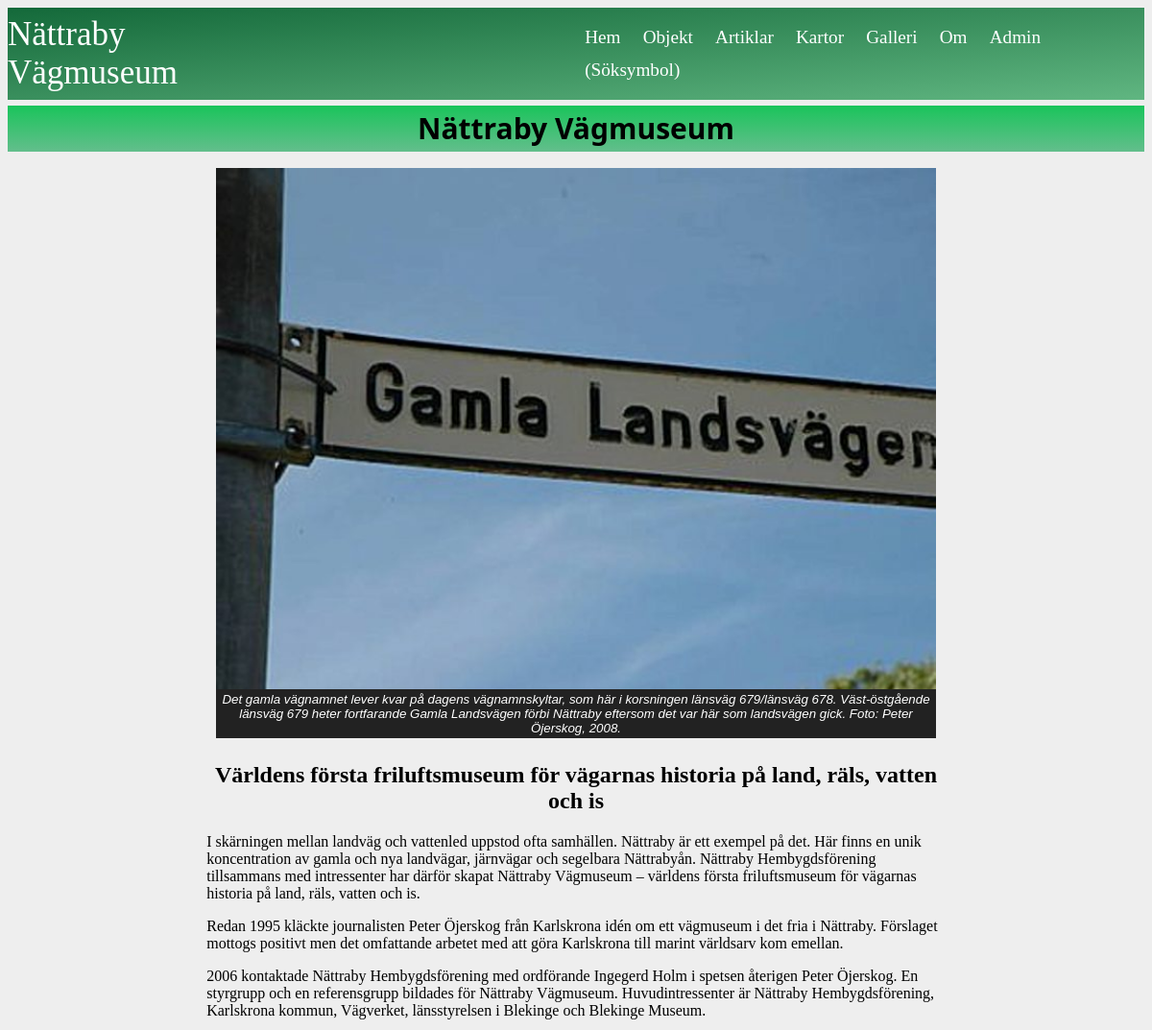
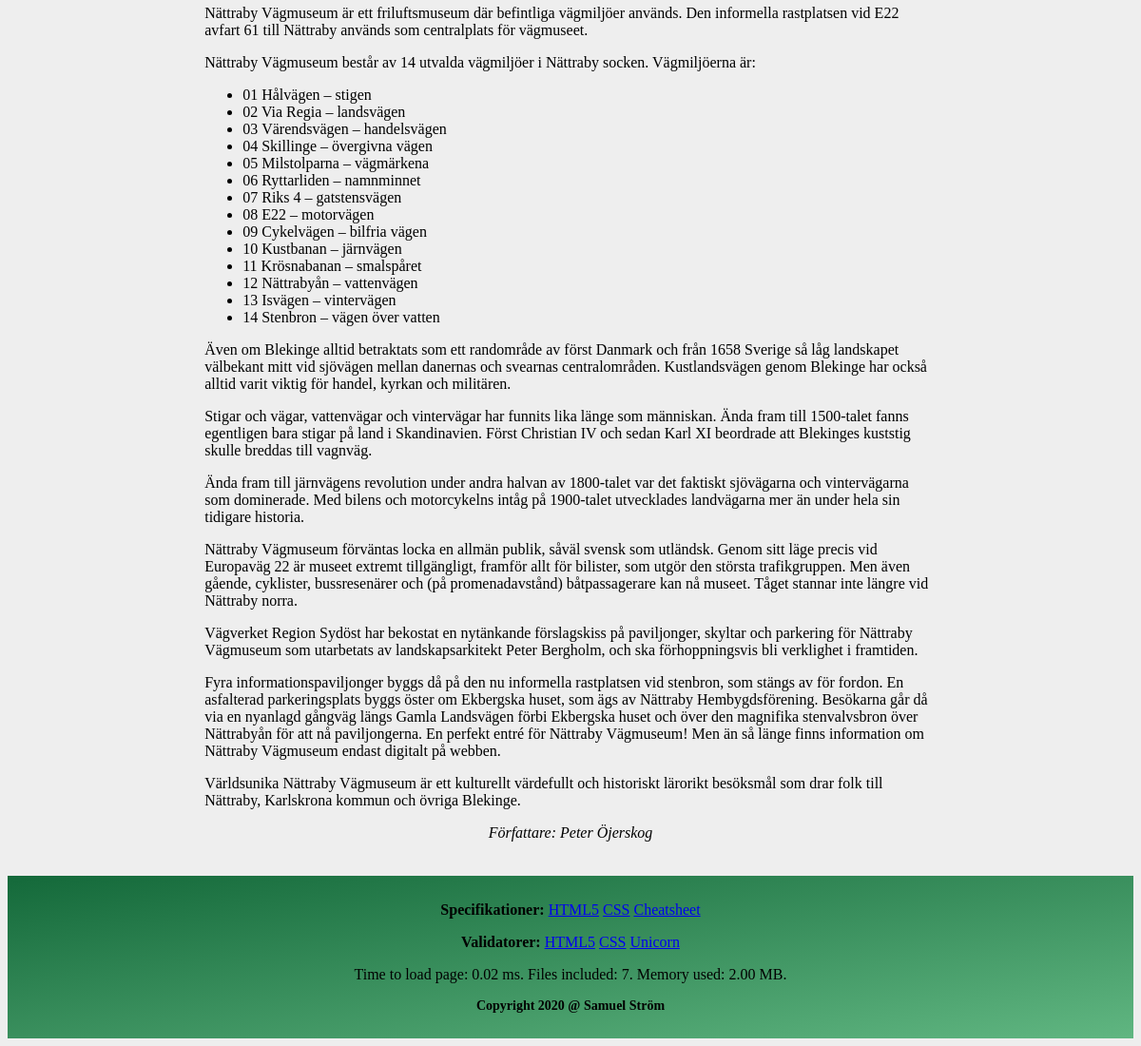
The page / on the database its author committed (2 pictures, top to bottom).
### tables this page shows
CREATE TABLE article
(
    id INTEGER PRIMARY KEY NOT NULL,
    name TEXT UNIQUE NOT NULL,
    title TEXT NOT NULL,
    data TEXT NOT NULL,
    author TEXT NOT NULL,
    gps TEXT,
    mapImage TEXT,
    image1 TEXT,
    image1Alt TEXT,
    image1Text, TEXT,
    image2 TEXT,
    image2Alt TEXT,
    image2Text TEXT
);

### src/functions.php (called while the page is built, shortened)
        <?php
function getStartPage($db, $id) {
    $sql = "SELECT * FROM article WHERE id = :id";
    $stmt = $db->prepare($sql);
    $stmt->execute([':id' => $id]);
    return $stmt->fetchAll(PDO::FETCH_ASSOC);
}
    ?>

### index.php (the view, shortened to what this page needs)
<?php
require __DIR__ . "/src/functions.php";
require __DIR__ . "/config.php";
include("incl/header.php");
$id = 2;
$res = getStartPage($db, $id);
foreach ($res as $row) {
    $image1 = $row['image1'];
    $image1Alt = $row['image1Alt'];
    $image1Text = $row['image1Text'];
    $data = $row['data'];
    $author = $row['author'];
    echo <<<EOD
            <figure class="object-img">
            <img src="img/500/$image1" alt="$image1Alt']">
            <figcaption>$image1Text</figcaption>
            </figure>
            <div class="text-container">
            <p>$data</p>
            </div>
            <p class="author">Författare: $author</p>
            </article>
        EOD;
}
include("incl/footer.php");

### css/style.css (style rules this page uses)
body { background: #eee; }
figure { clear: both; }
.object-img { display: flex; flex-flow: column; padding: 5px; width: 750px; margin: 1% auto; }
.object-img figcaption { background-color: #222; color: #fff; font: italic smaller sans-serif; padding: 3px; text-align: center; }
.text-container { width: 65%; margin: auto; text-align: left; }
.text-container h2 { text-align: center; }
.author { font: italic medium Georgia; text-align: center; }

### rows shown on the page
article: image1 (picture), image1Text "Det gamla vägnamnet lever kvar på dagens vägnamnskyltar, som här i korsningen länsväg 679/länsväg 678. Väst-östgående länsväg 679 heter fortfarande Gamla Landsvägen förbi Nättraby eftersom det var här som landsvägen gick. Foto: Peter Öjerskog, 2008.", data "Världens första friluftsmuseum för vägarnas historia på land, räls, vatten och is I skärningen mellan landväg och vattenled uppstod ofta samhällen. Nättraby är ett exempel på det. Här finns en unik koncentration av gamla och nya landvägar, järnvägar och segelbara Nättrabyån. Nättraby Hembygdsförening tillsammans med intressenter har därför skapat Nättraby Vägmuseum – världens första friluftsmuseum för vägarnas historia på land, räls, vatten och is. Redan 1995 kläckte journalisten Peter Öjerskog från Karlskrona idén om ett vägmuseum i det fria i Nättraby. Förslaget mottogs positivt men det omfattande arbetet med att göra Karlskrona till marint världsarv kom emellan. 2006 kontaktade Nättraby…", author "Peter Öjerskog"

### other values the page prints
$title "Nättraby Vägmuseum"
$loadTime "0.02"
$numFiles "7"
$memoryUsed "2.00 MB"
